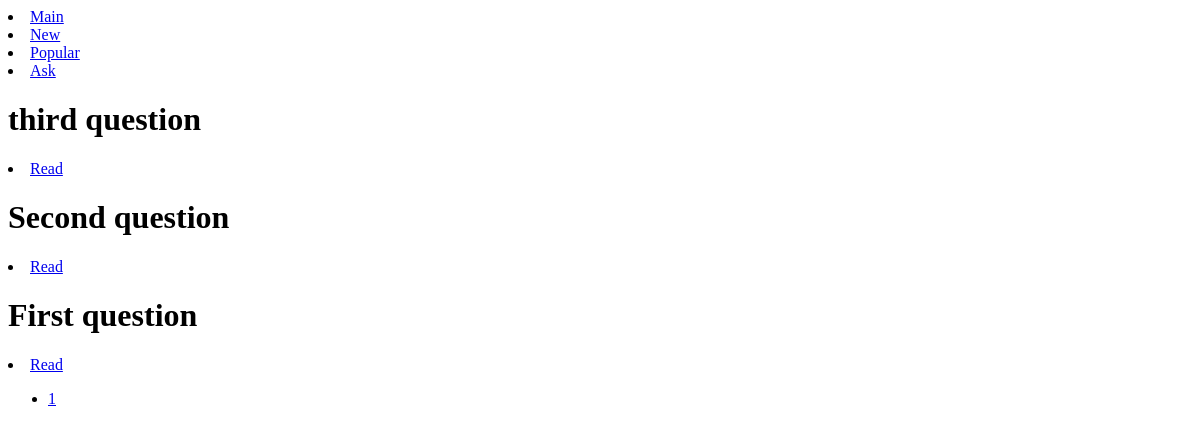
The app's page /, older data.
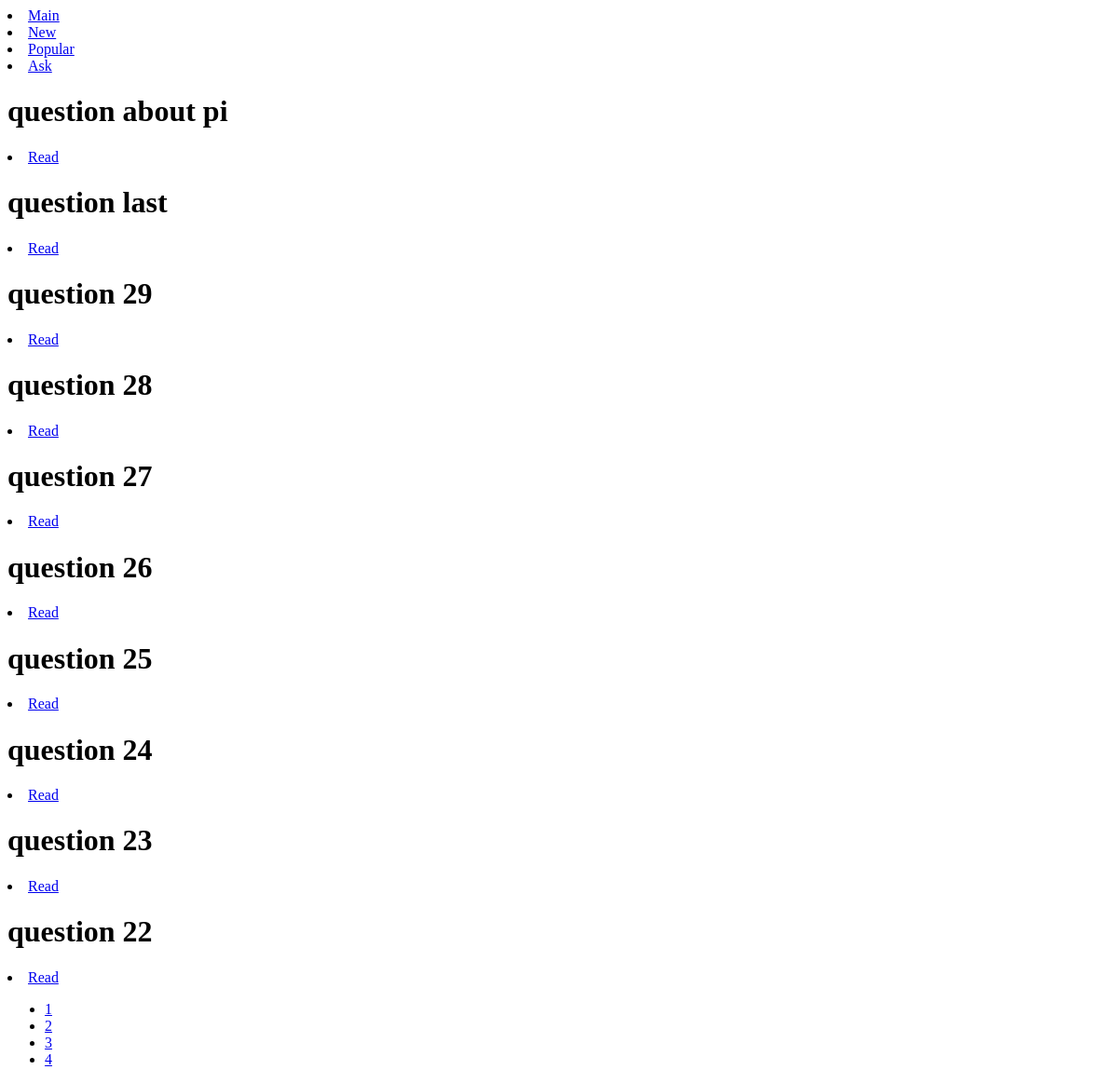
The same page, newer data.
### qa/models.py (models this page shows, shortened)
class Question(models.Model):
    objects = QuestionManager()
    title = models.CharField(max_length=255) #заголовок вопроса
    text = models.TextField() #полный текст вопроса
    added_at = models.DateField(auto_now_add=True) # дата добавления вопроса
    rating = models.IntegerField(default=0) # рейтинг вопроса (число)
    author = models.ForeignKey(User, on_delete=models.CASCADE, null=True) # автор вопроса
    likes = models.ManyToManyField(User, related_name='likes_user') # список пользователей, поставивших "лайк"
    def get_absolute_url(self):
        return reverse('question', kwargs={'q_id': self.pk})

### qa/views.py (the view)
# urls.py: path('', main, name='home'),
def main(request):
    qs_questions = Question.objects.new()
    page, paginator = pagination(request, qs_questions)
    context = {
        'page': page,
        'paginator': paginator,
        'addr': 'home'
    }
    return render(request, 'qa/pagination.html', context)

### qa/models.py (called while the page is built)
    def new(self): # метод возвращающий последние добавленные вопросы
        return self.order_by('-added_at', '-pk')

### qa/templatetags/qa_tags.py (called while the page is built)
@register.simple_tag(name='menu_list')
def menu():
    menu_dict = {
        'Main': 'home',
        'New': 'at_new',
        'Popular': 'at_pop',
        'Ask': 'form_ask'
    }
    return menu_dict

### qa/views.py (called while the page is built)
def pagination(request, qs):
    try:
        page = int(request.GET.get('page', 1))
    except ValueError:
        raise Http404
    try:
        limit = int(request.GET.get('limit', 10))
        if limit > 10:
            limit = 10
    except ValueError:
        limit = 10
    paginator = Paginator(qs, limit)
    try:
        page = paginator.page(page)
    except EmptyPage:
        page = paginator.page(paginator.num_pages)
    return page, paginator

### qa/templates/qa/pagination.html
{% extends "qa/base.html" %}
{% block content %}
<lu>
    {% for q in page.object_list %}
        <lu>
            <h1>{{ q.title }}</h1>
            <li>
                <a href='{{ q.get_absolute_url }}'>Read</a>
            </li>
        </lu>
    {% endfor %}
</lu>
<nav><ul class="pagination">
{% for p in paginator.page_range %}
    {% if p == page.number %}
    <li class="active">
    {% else %}
    <li>
    {% endif %}
    <a href="{% url addr %}?page={{ p }}">{{ p }}</a>
    </li>
{% endfor %}
</ul></nav>
{% endblock content %}

### qa/templates/qa/base.html (shortened to what this page needs)
<!DOCTYPE html>
<html>
<head>
</head>
<body>
    {% include 'qa/menu.html' %}
    {% block content %}{% endblock %}
</body>
</html>

### qa/templates/qa/menu.html
{% load qa_tags %}
<div>
    {% menu_list as menu%}
    <lu>
        {% for title, addr in menu.items %}
        <li>
            <a href='{% url addr %}'>{{ title }}</a>
        </li>
        {% endfor %}
    </lu>
</div>

Row changes from the older to the newer data that the page shows:
no longer on this page (row unchanged): Question: title "third question"
no longer on this page (row unchanged): Question: title "Second question"
no longer on this page (row unchanged): Question: title "First question"
added Question: title "question about pi"
added Question: title "question last"
added Question: title "question 29"
added Question: title "question 28"
added Question: title "question 27"
added Question: title "question 26"
added Question: title "question 25"
added Question: title "question 24"
added Question: title "question 23"
added Question: title "question 22"
Text that changed along with them:
new list line: "2"
new list line: "3"
new list line: "4"
